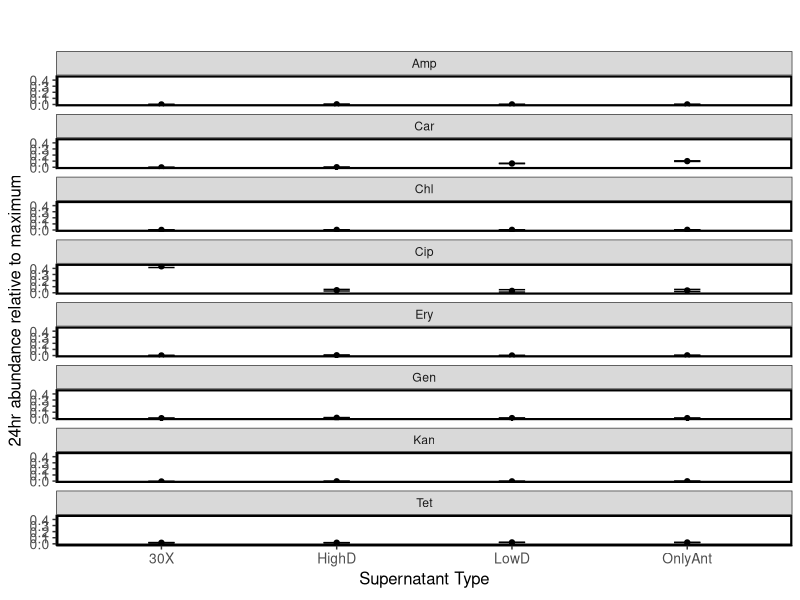
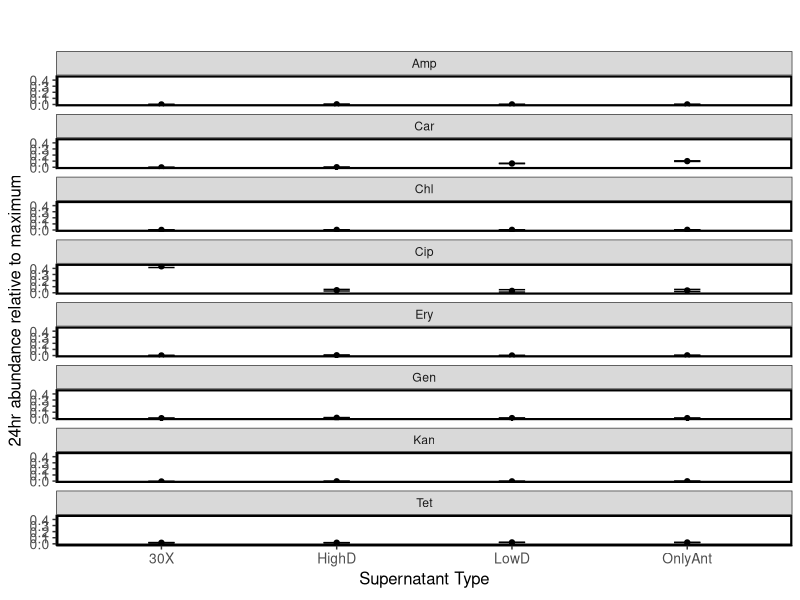

These figures' R source, in order:
# Analisys on experimental data to assess self-protective interactions via culturing the Lp species 
#in its own supernatant in the presence of antibiotics.

library(reshape)
library(stringr)
library(dplyr)
library(plotrix)
library(ggplot2)

#OD BACKGROUND OF MEDIA WITH AND WITHOUT ANTIBIOTICS
Day2Background <- read.table ('Day2_NoCells_AntibioticBackground.dat', header=F, sep = "\t", dec = ".")
Day2Background <- Day2Background[,2:13] 
#Columns 1-3 are for media + 16X antibiotic concentration (where it could be seen visually which antibiotics are less soluble, 
#potentially interfering more with background OD even at lower concentrations).
#Columns 4-6 are for media + 1X antibiotic concentration. 
#Columns 7-9 are for a 1/8 dilution of the media in columns 4-6.
#Columns 10-12 are for Base Medium background (no antibiotics, no cells).
colnames(Day2Background) <- c('16Xa', '16Xb','16Xc','1Xa','1Xb','1Xc','1_8Xb','1_8Xb','1_8c','BMa','BMb', 'BMc')
rownames(Day2Background) <- c('Ery', 'Chl', 'Gen', 'Amp', 'Kan', 'Car', 'Tet', 'Cip')

Day2Background[,13] <-rowMeans(Day2Background[,1:3],na.rm=TRUE)  
Day2Background[,14] <-rowMeans(Day2Background[,4:6],na.rm=TRUE)  
Day2Background[,15] <-rowMeans(Day2Background[,7:9],na.rm=TRUE)  
Day2Background[,16] <-rowMeans(Day2Background[,10:12],na.rm=TRUE)  
colnames(Day2Background)[13:16] <- c('Bg16X','Bg1X','Bg1_8X','BgBM')
BMbackground<-mean(Day2Background[,16])

#From the output .csv in Fig. S12, measure the final OD of Ca in the absence of interactions and antibiotics
LpEco <- read.csv('LpEco.csv')
LpK = LpEco[11:13]# Carrying capacity as OD in absence of antibiotics
LpK[7:12,1] = LpK[1:6,2]
LpK[13:18,1] = LpK[1:6,3]
LpK = LpK[,-(2:3)]
LpMeanK = mean(LpK)
LpErrK = sd(LpK)/sqrt(18)


#OD Lp cells in 1X antibiotics, Lp Supernatant
Day2Lp_1X_in_LpS <- read.table ('Day2_Lp_in_1X_LpSupernatant.dat', header=F, sep = "\t", dec = ".")
colnames(Day2Lp_1X_in_LpS) <- c('Antibiotic','30X_1', '30X_2','30X_3','HighD_1','HighD_2','HighD_3','LowD_1','LowD_2','LowD_3','OnlyAnt_1','OnlyAnt_2', 'OnlyAnt_3')
Day2Lp_1X_in_LpS[1] <- c('Ery', 'Chl', 'Gen', 'Amp', 'Kan', 'Car', 'Tet', 'Cip')
#Subtract background OD for each antibiotic
for (i in 2:13){
  Day2Lp_1X_in_LpS[i] <- Day2Lp_1X_in_LpS[i] - Day2Background[14]
}

Lp_1X_in_LpS <-  as.data.frame( melt(Day2Lp_1X_in_LpS,  id.vars=c('Antibiotic'),  value.name="OD")) #formatting
#add replicate indexing
Lp_1X_in_LpS[,4] <- substr(Lp_1X_in_LpS[,2], nchar(as.character(Lp_1X_in_LpS[,2])),nchar(as.character(Lp_1X_in_LpS[,2])))
#remove replicate indexing from column 2
Lp_1X_in_LpS[,2] <- substr(Lp_1X_in_LpS[,2], 1,nchar(as.character(Lp_1X_in_LpS[,2]))-2)
colnames(Lp_1X_in_LpS) <- c('Antibiotic','Supernatant', 'OD', 'Replicate')

#Lp cells in 1X Lp supernatant
#Mean and StError for each Antibiotic&Supernatant condition
AntibClass <- unlist(Lp_1X_in_LpS[1] %>% unique)  # unique is creating a list, but we need a vector, so we also use unlist()
SupernClass <- unlist(dplyr::distinct(Lp_1X_in_LpS[2])) #alternative way of getting unique values
Stats1XLp_in_Lp <- data.frame(Antibiotic = c('Chl','Chl'),Supernatant=c('HighD','LowD'), MeanOD=c(0.1,0.5),StErrOD=c(0.01,0.02))
replicates <- 3  
for (anti in 1:length(AntibClass)){
  for (super in 1:length(SupernClass)){
    Stats1XLp_in_Lp[super+(anti-1)*length(SupernClass),1] <- AntibClass[anti]
    Stats1XLp_in_Lp[super+(anti-1)*length(SupernClass),2] <- SupernClass[super]
    Stats1XLp_in_Lp[super+(anti-1)*length(SupernClass),3] <- mean(Lp_1X_in_LpS[Lp_1X_in_LpS[,1]== AntibClass[anti] & Lp_1X_in_LpS[,2]== SupernClass[super],3])
    Stats1XLp_in_Lp[super+(anti-1)*length(SupernClass),4] <-   sd(Lp_1X_in_LpS[Lp_1X_in_LpS[,1]== AntibClass[anti] & Lp_1X_in_LpS[,2]== SupernClass[super],3])/sqrt(replicates)
  }
} 


#Plot
Plot1XLp <- ggplot(subset(Stats1XLp_in_Lp), aes(x= Supernatant, y= MeanOD/LpMeanK, group= Supernatant))
background <- theme_bw() + theme ( panel.grid.minor=element_blank(), panel.grid.major=element_blank(), axis.line= element_line(colour="black"), panel.border = element_rect (colour="black", size=1.5), axis.text=element_text(size=10), axis.title=element_text(size=12), title=element_text(size=22))
titulos<- labs(title="", x=expression(paste("Supernatant Type")), y=expression(paste("24hr abundance relative to maximum")))
escalaY <- scale_y_continuous(breaks = pretty(Stats1XLp_in_Lp$MeanOD/LpMeanK, n = 2), limits = c(0, NA))
escalaY <- scale_y_continuous(breaks = pretty(Stats1XLp_in_Lp$MeanOD/LpMeanK, n = 2))
couleur <- scale_colour_manual(values = c( 'gray'))
puntos <- geom_point()
barras <- geom_errorbar(aes(ymin= (MeanOD-StErrOD)/LpMeanK, ymax= (MeanOD+StErrOD)/LpMeanK, width=.15))
paneles <- facet_wrap(~ Antibiotic,  ncol=1)
plotii = Plot1XLp + background  + titulos + couleur + paneles + puntos + barras
plotii

pdf("F_S13D.pdf", width=2.5, height=10)
print(plotii)
dev.off()
